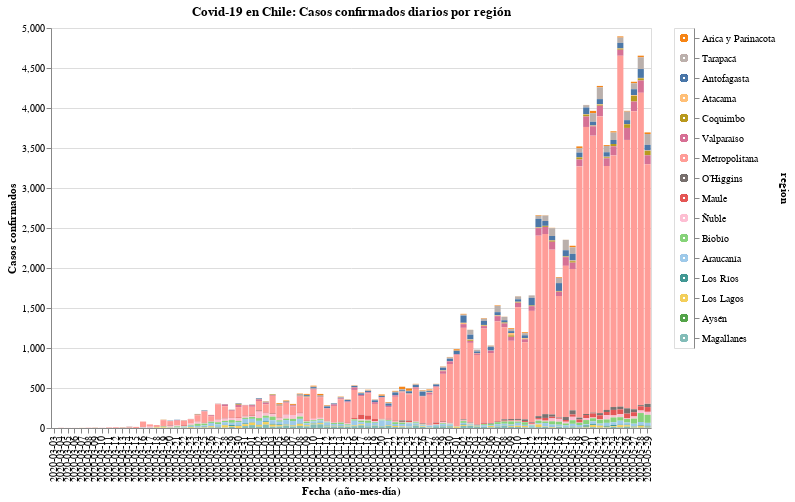

Notebook cell for this chart:
### Code cell
#hide_input
input_dropdown = alt.binding_select(options=data['region'].unique())
selection1 = alt.selection_single(fields=['region'], bind=input_dropdown, name=' ')
selection2 = alt.selection_multi(fields=['region'], on='mouseover')
color = alt.condition(selection1 | selection2,
                    alt.Color('region:N', scale=alt.Scale(scheme='tableau20'), legend=None),
                    alt.value('lightgray'))

chart = alt.Chart(data).mark_bar().encode(
    x=alt.X('date:O', axis=alt.Axis(title='Fecha (año-mes-día)')),
    y=alt.Y('casos', axis=alt.Axis(title='Casos confirmados')),
    color=color,
    tooltip=['date', 'region', 'casos'],
    order=alt.Order(
    # Sort the segments of the bars by this field
    'codigo region',
    sort='descending'
    )
).properties(
    title='Covid-19 en Chile: Casos confirmados diarios por región'
).add_selection(
    selection1, selection2
).transform_filter(
    selection1
)

line = alt.Chart(data).mark_line(point={
      "filled": True,
      "fill": "firebrick"
    }, color='firebrick').encode(
    x=alt.X('date:N', axis=alt.Axis(title='Fecha (año-mes-día)')),
    y = alt.Y('Rolling:Q'),
    shape=alt.Shape('Promedio móvil últimos 7 días', legend=alt.Legend(title=""))
)

legend = alt.Chart(data).mark_point().encode(
    y=alt.Y('region:N', axis=alt.Axis(orient='right'), sort=regiones),
    color=color
).add_selection(
    selection1, selection2
)

chart.properties(width=600, height=400) | legend

### Figure 1 — Vega-Lite specification as saved in the notebook (floating-point values rounded to 4 significant figures; data arrays with more than 128 entries replaced by an {"elided": "..."} marker saying what was removed)
{"config": {"view": {"continuousWidth": 400, "continuousHeight": 300}}, "hconcat": [{"mark": "bar", "encoding": {"color": {"condition": {"type": "nominal", "field": "region", "legend": null, "scale": {"scheme": "tableau20"}, "selection": {"or": [" ", "selector001"]}}, "value": "lightgray"}, "order": {"type": "quantitative", "field": "codigo region", "sort": "descending"}, "tooltip": [{"type": "nominal", "field": "date"}, {"type": "nominal", "field": "region"}, {"type": "quantitative", "field": "casos"}], "x": {"type": "ordinal", "axis": {"title": "Fecha (año-mes-día)"}, "field": "date"}, "y": {"type": "quantitative", "axis": {"title": "Casos confirmados"}, "field": "casos"}}, "height": 400, "selection": {" ": {"type": "single", "fields": ["region"], "bind": {"input": "select", "options": ["Arica y Parinacota", "Tarapacá", "Antofagasta", "Atacama", "Coquimbo", "Valparaíso", "Metropolitana", "O’Higgins", "Maule", "Ñuble", "Biobío", "Araucanía", "Los Ríos", "Los Lagos", "Aysén", "Magallanes"]}}, "selector001": {"type": "multi", "fields": ["region"], "on": "mouseover"}}, "title": "Covid-19 en Chile: Casos confirmados diarios por región", "transform": [{"filter": {"selection": " "}}], "width": 600}, {"mark": "point", "encoding": {"color": {"condition": {"type": "nominal", "field": "region", "legend": null, "scale": {"scheme": "tableau20"}, "selection": {"or": [" ", "selector001"]}}, "value": "lightgray"}, "y": {"type": "nominal", "axis": {"orient": "right"}, "field": "region", "sort": ["Arica y Parinacota", "Tarapacá", "Antofagasta", "Atacama", "Coquimbo", "Valparaíso", "Metropolitana", "O’Higgins", "Maule", "Ñuble", "Biobío", "Araucanía", "Los Ríos", "Los Lagos", "Aysén", "Magallanes"]}}, "selection": {" ": {"type": "single", "fields": ["region"], "bind": {"input": "select", "options": ["Arica y Parinacota", "Tarapacá", "Antofagasta", "Atacama", "Coquimbo", "Valparaíso", "Metropolitana", "O’Higgins", "Maule", "Ñuble", "Biobío", "Araucanía", "Los Ríos", "Los Lagos", "Aysén", "Magallanes"]}}, "selector001": {"type": "multi", "fields": ["region"], "on": "mouseover"}}}], "data": {"name": "data-a33cb6b4fa52e68b177cefb5dfd0a77c"}, "$schema": "https://vega.github.io/schema/vega-lite/v4.8.1.json", "datasets": {"data-a33cb6b4fa52e68b177cefb5dfd0a77c": {"elided": "1408 records"}}}
